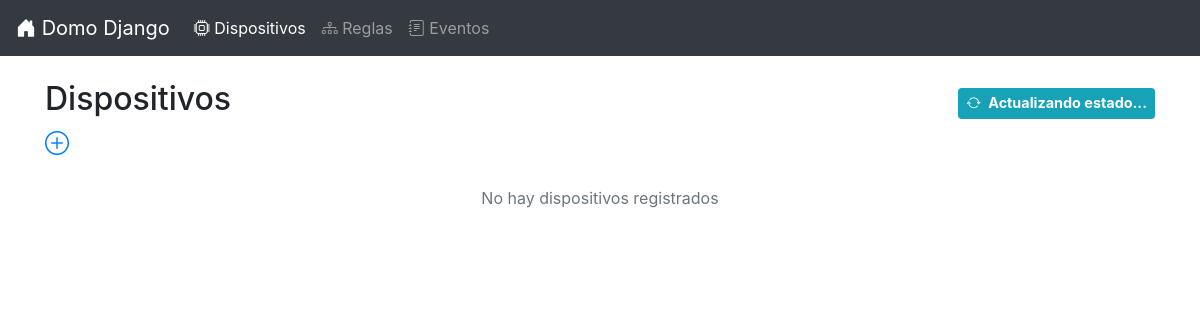
The app's page /devices/, older data.
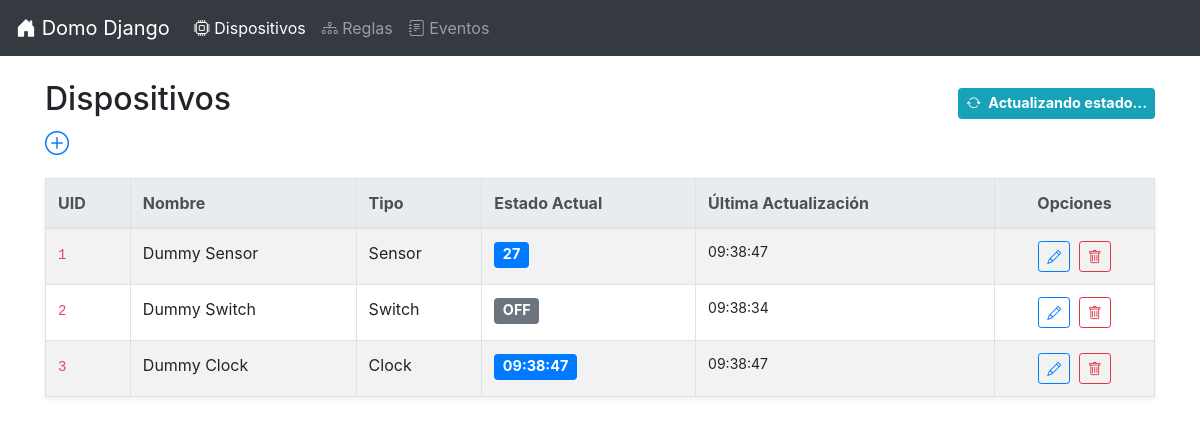
The same page, newer data.
### app/models.py (models this page shows, shortened)
class Device(models.Model):
    DEVICE_TYPES = [
        ('sensor', 'Sensor'),
        ('switch', 'Switch'),
        ('clock', 'Clock'),
    ]
    uid = models.CharField(max_length=100, unique=True, help_text="Identificador único")
    name = models.CharField(max_length=100, help_text="Nombre descriptivo")
    device_type = models.CharField(max_length=10, choices=DEVICE_TYPES, default='')
    host = models.CharField(max_length=100, default="localhost", blank=True, null=True)
    port = models.IntegerField(default=1883, blank=True, null=True)
    pid = models.IntegerField(blank=True, null=True, help_text="PID del subproceso del actor")
    probability = models.FloatField(blank=True, null=True, help_text="Probabilidad de fallo (0.0 a 1.0)")
    interval = models.FloatField(blank=True, null=True, help_text="Intervalo en segundos")
    min_value = models.IntegerField(blank=True, null=True, help_text="Valor mínimo")
    max_value = models.IntegerField(blank=True, null=True, help_text="Valor máximo")
    sensor_increment = models.IntegerField(blank=True, null=True, help_text="Incremento")
    start_time = models.CharField(max_length=8, blank=True, null=True, help_text="Hora de inicio (HH:MM:SS)")
    clock_increment = models.IntegerField(blank=True, null=True, help_text="Incremento en segundos")
    rate = models.FloatField(blank=True, null=True, help_text="Frecuencia (mensajes por segundo)")
    def get_last_event(self):
        return Event.objects.filter(device_uid=self.uid).order_by('-timestamp').first()

class Event(models.Model):
    timestamp = models.DateTimeField(auto_now_add=True)
    device_uid = models.CharField(max_length=100)
    event_type = models.CharField(max_length=50)
    description = models.TextField()
    class Meta:
        ordering = ["-timestamp"]

### app/views.py (the view)
# urls.py: path("devices/", views.DeviceListView.as_view(), name="devices"),
class DeviceListView(ListView):
    model = Device
    template_name = "app/device/device_list.html"
    context_object_name = "devices"

### app/templates/app/device/device_list.html (shortened to what this page needs)
{% extends 'app/base.html' %}
{% block content %}
<div class="d-flex justify-content-between align-items-center">
    <h2>Dispositivos</h2>
    <div class="badge badge-info p-2">
        <i class="bi-arrow-repeat mr-1"></i> Actualizando estado...
    </div>
</div>
<a href="{% url 'app:device_new' %}" class="top-menu" title="Añadir dispositivo"><i class="bi-plus-circle" style="font-size: 1.5rem"></i></a>
{% if devices %}
<table class="table table-bordered table-striped shadow-sm mt-3">
    <thead class="thead-light">
        <tr>
            <th>UID</th>
            <th>Nombre</th>
            <th>Tipo</th>
            <th>Estado Actual</th>
            <th>Última Actualización</th>
            <th class="text-center">Opciones</th>
        </tr>
    </thead>
    <tbody>
    {% for device in devices %}
    {% with last_event=device.get_last_event %}
    <tr>
        <td><code>{{ device.uid }}</code></td>
        <td>{{ device.name }}</td>
        <td>{{ device.get_device_type_display }}</td>
        <td>
            {% if last_event %}
                <span class="badge {% if 'ON' in last_event.description %}badge-success{% elif 'OFF' in last_event.description %}badge-secondary{% else %}badge-primary{% endif %}">
                    {{ last_event.description|truncatechars:30 }}
                </span>
            {% else %}
                <span class="text-muted small">Sin datos</span>
            {% endif %}
        </td>
        <td class="small">
            {% if last_event %}
                {{ last_event.timestamp|date:"H:i:s" }}
            {% else %}
                -
            {% endif %}
        </td>
        <td class="text-center">
            <a class="btn btn-sm btn-outline-primary mr-1" href="{% url 'app:device_edit' pk=device.pk %}" title="Editar">
                <i class="bi-pencil"></i>
            </a>
            <a class="btn btn-sm btn-outline-danger"
               href="#"
               data-toggle="modal"
               data-target="#removeDeviceModal"
               onclick="set_selected_device('{{ device.id }}')"
               title="Eliminar">
               <i class="bi-trash"></i>
            </a>
        </td>
    </tr>
    {% endwith %}
    {% endfor %}
    </tbody>
</table>
{% else %}
    <p class="mt-4 text-center text-muted">No hay dispositivos registrados</p>
{% endif %}
{% endblock %}

Row changes from the older to the newer data that the page shows:
added Device: uid "1", name "Dummy Sensor", device_type "Sensor", get_last_event.description "27", get_last_event.timestamp "09:38:47"
added Device: uid "2", name "Dummy Switch", device_type "Switch", get_last_event.description "OFF", get_last_event.timestamp "09:38:34"
added Device: uid "3", name "Dummy Clock", device_type "Clock", get_last_event.description "09:38:47", get_last_event.timestamp "09:38:47"
Text that changed along with them:
text no longer shown: "No hay dispositivos registrados"
text now shown: "UID Nombre Tipo Estado Actual Última Actualización Opciones"
